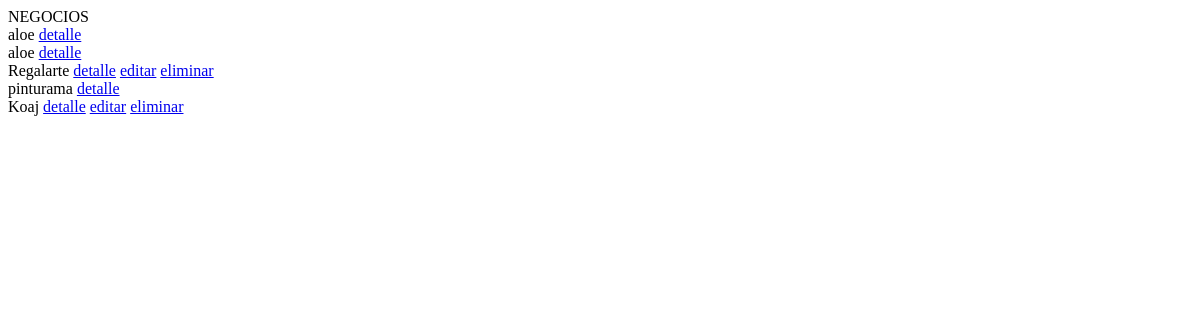
The app's page /AppDirectorio/listarNegocios (signed in), older data.
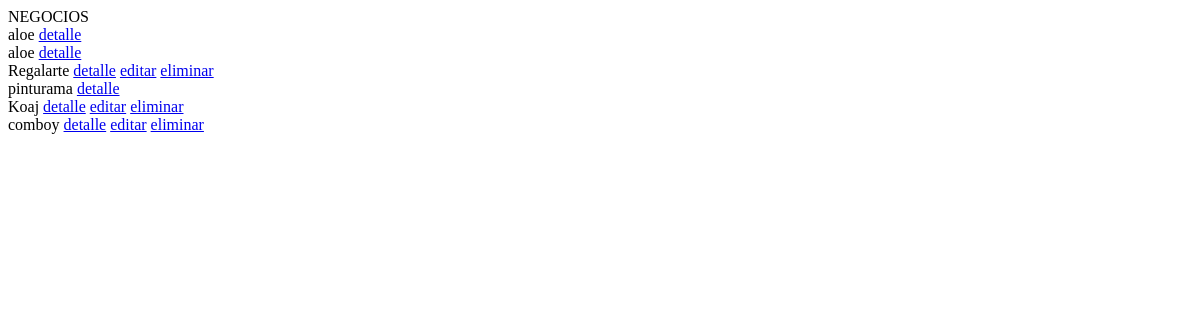
The same page, newer data.
### AppDirectorio/models.py (models this page shows, shortened)
class Negocio(models.Model):
    tipo_negocio_opciones = (
    ('ropa','Ropa'),
    ('detalles', 'Detalles'),
    ('salud','Salud'),
    ('automotriz','Automotriz'),
    ('comida','Comida'),
    ('belleza','Belleza'),
    ('otro', 'Otro'),
    )
    usuario = models.ForeignKey(User, on_delete=models.CASCADE, null=True, blank=True)
    tipo_negocio = models.CharField(max_length=15, choices=tipo_negocio_opciones, default='otro')
    nombre_negocio = models.CharField(max_length=100)
    descripcion = models.CharField(max_length=500)
    direccion = models.CharField(max_length=250)
    horario = models.CharField(max_length=100)
    telefono_contacto = models.CharField(max_length=200)
    email_contacto = models.EmailField()
    fecha_publicacion = models.DateField()
    imagen_negocio = models.ImageField()

### AppDirectorio/views.py (the view)
# urls.py: path('listarNegocios', views.NegocioLista.as_view(), name="Lista Negocios"),
class NegocioLista(ListView):
    context_object_name = 'negocios'
    queryset = Negocio.objects.all()
    template_name = 'listar_negocios.html'

### AppDirectorio/templates/listar_negocios.html (shortened to what this page needs)
<!DOCTYPE html>
<html lang="en">
<head>
</head>
<body>
    <div>
        NEGOCIOS
        <div class="row">
            {% for negocio in negocios %}
            <div class="col-sm-6 align-items-center">
                <div class="card-body">
                {{negocio.nombre_negocio}}
                <a href="{% url 'Detalle Negocio' negocio.id %}">detalle</a>
                {% if user.id == negocio.usuario.id %}
                <a href="{% url 'Editar Negocio' negocio.id %}">editar</a>
                <a href="{% url 'Eliminar Negocio' negocio.id %}">eliminar</a>
                <br>
                {% endif %}
                </div>
            </div>
            {% endfor %}
        </div>
    </div>
</body>
</html>

Row changes from the older to the newer data that the page shows:
added Negocio: nombre_negocio "comboy", shows "editar"
